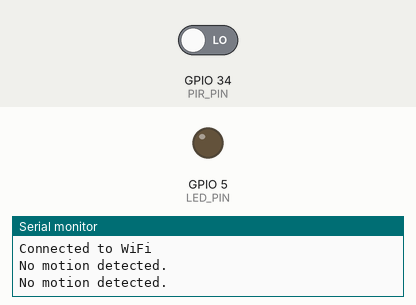
Recording of a sketch running on a simulated ESP32. Parts: output pins drawn as LEDs (lit = HIGH), the last lines printed to the serial monitor. Inputs (shaded band) come from the test bench; at power-on: GPIO 34 (PIR_PIN) LOW. WiFi joins after 1.5 s; servers stay silent unless stated.

Above: at 3.5 s.
3.6 s: GPIO 34 (PIR_PIN) driven HIGH
At 5.2 s:
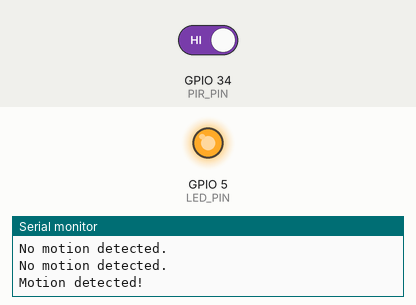
5.8 s: GPIO 34 (PIR_PIN) driven LOW
At 6.8 s:
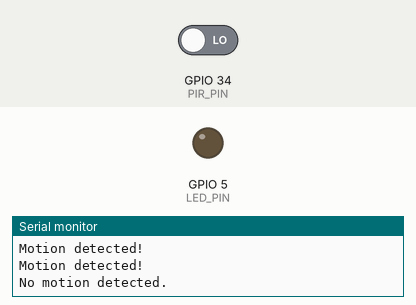
Timing chart, 0 to 8.8 s (numbered marks = the images above; inputs shaded):
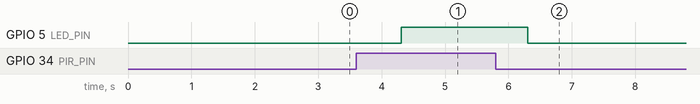

The sketch:

Intrusion_Detection_Blynk.ino
```cpp
#define BLYNK_TEMPLATE_ID "TMPL3hcRhdNzC"
#define BLYNK_TEMPLATE_NAME "Intrusion Detection"
#define BLYNK_AUTH_TOKEN "ME3SxmtikybfJQ2uTVQeQnT8wr4CKXsC"

#include <WiFi.h>
#include <BlynkSimpleEsp32.h>

// Blynk authentication token
char auth[] = BLYNK_AUTH_TOKEN;  // Replace with your Blynk authentication token

// Wi-Fi credentials
const char* ssid = "OP";      // Replace with your Wi-Fi SSID
const char* password = "12345678";  // Replace with your Wi-Fi password

// PIR sensor pin
#define PIR_PIN 34   // Digital input for PIR sensor (GPIO34)

// LED pin
#define LED_PIN 5    // Define the pin for LED (GPIO5)

// Variable to hold the state of motion detection
bool motionDetected = false;

void setup() {
  // Initialize serial communication
  Serial.begin(115200);

  // Initialize pin modes
  pinMode(PIR_PIN, INPUT);
  pinMode(LED_PIN, OUTPUT);
  digitalWrite(LED_PIN, LOW);  // Turn off LED initially

  // Connect to Wi-Fi
  Serial.print("Connecting to Wi-Fi: ");
  Serial.println(ssid);
  WiFi.begin(ssid, password);

  while (WiFi.status() != WL_CONNECTED) {
    delay(1000);
    Serial.println("Connecting to WiFi...");
  }

  Serial.println("Connected to WiFi");

  // Connect to Blynk
  Blynk.begin(auth, ssid, password);
}

void readAndUploadMotionData() {
  // Read the state of the PIR sensor
  motionDetected = digitalRead(PIR_PIN);

  // Print the motion detection state to the serial monitor
  if (motionDetected) {
    Serial.println("Motion detected!");

    // Turn on LED if motion is detected
    digitalWrite(LED_PIN, HIGH);

    // Send motion detection data to Blynk app
    Blynk.virtualWrite(V1, "Motion Detected");  // V1 is a virtual pin in the Blynk app
  } else {
    Serial.println("No motion detected.");

    // Turn off LED if no motion is detected
    digitalWrite(LED_PIN, LOW);

    // Update Blynk app
    Blynk.virtualWrite(V1, "No Motion");
  }
}

void loop() {
  // Continuously run Blynk and read/upload motion detection data
  Blynk.run();
  readAndUploadMotionData();
  delay(1000);  // Check every 10 seconds (adjust delay as needed)
}
```

Measured:
- after the input at 3.6 s, GPIO 5 (LED_PIN): LOW → HIGH after 0.71 s
- after the input at 5.8 s, GPIO 5 (LED_PIN): HIGH → LOW after 0.51 s
